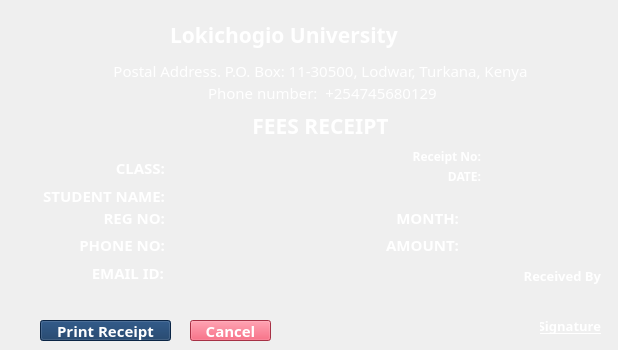
    <widget class="QWidget" name="tab_9">
     <attribute name="title">
      <string>Print Receipt</string>
     </attribute>
     <widget class="QLabel" name="label_83">
      <property name="geometry">
       <rect>
        <x>60</x>
        <y>60</y>
        <width>521</width>
        <height>22</height>
       </rect>
      </property>
      <property name="font">
       <font>
        <family>Poppins</family>
        <pointsize>11</pointsize>
        <weight>50</weight>
        <italic>false</italic>
        <bold>false</bold>
        <kerning>true</kerning>
       </font>
      </property>
      <property name="layoutDirection">
       <enum>Qt::LeftToRight</enum>
      </property>
      <property name="styleSheet">
       <string notr="true">color: rgb(255, 255, 255);</string>
      </property>
      <property name="text">
       <string>Postal Address. P.O. Box: 11-30500, Lodwar, Turkana, Kenya</string>
      </property>
      <property name="scaledContents">
       <bool>true</bool>
      </property>
      <property name="alignment">
       <set>Qt::AlignCenter</set>
      </property>
      <property name="wordWrap">
       <bool>true</bool>
      </property>
     </widget>
     <widget class="QLabel" name="label_84">
      <property name="geometry">
       <rect>
        <x>170</x>
        <y>20</y>
        <width>301</width>
        <height>29</height>
       </rect>
      </property>
      <property name="font">
       <font>
        <family>Poppins</family>
        <pointsize>16</pointsize>
        <weight>75</weight>
        <bold>true</bold>
        <kerning>true</kerning>
       </font>
      </property>
      <property name="layoutDirection">
       <enum>Qt::LeftToRight</enum>
      </property>
      <property name="styleSheet">
       <string notr="true">color: rgb(255, 255, 255);</string>
      </property>
      <property name="text">
       <string>Lokichogio University</string>
      </property>
      <property name="scaledContents">
       <bool>true</bool>
      </property>
      <property name="alignment">
       <set>Qt::AlignLeading|Qt::AlignLeft|Qt::AlignVCenter</set>
      </property>
     </widget>
     <widget class="QLabel" name="label_85">
      <property name="geometry">
       <rect>
        <x>170</x>
        <y>115</y>
        <width>301</width>
        <height>21</height>
       </rect>
      </property>
      <property name="font">
       <font>
        <family>Poppins</family>
        <pointsize>16</pointsize>
        <weight>75</weight>
        <bold>true</bold>
        <kerning>true</kerning>
       </font>
      </property>
      <property name="layoutDirection">
       <enum>Qt::LeftToRight</enum>
      </property>
      <property name="styleSheet">
       <string notr="true">color: rgb(255, 255, 255);</string>
      </property>
      <property name="text">
       <string>FEES RECEIPT</string>
      </property>
      <property name="scaledContents">
       <bool>true</bool>
      </property>
      <property name="alignment">
       <set>Qt::AlignCenter</set>
      </property>
     </widget>
     <widget class="QLabel" name="label_86">
      <property name="geometry">
       <rect>
        <x>360</x>
        <y>148</y>
        <width>121</width>
        <height>17</height>
       </rect>
      </property>
      <property name="font">
       <font>
        <family>Poppins</family>
        <pointsize>9</pointsize>
        <weight>75</weight>
        <italic>false</italic>
        <bold>true</bold>
        <kerning>true</kerning>
       </font>
      </property>
      <property name="layoutDirection">
       <enum>Qt::LeftToRight</enum>
      </property>
      <property name="styleSheet">
       <string notr="true">color: rgb(255, 255, 255);</string>
      </property>
      <property name="text">
       <string>Receipt No:</string>
      </property>
      <property name="scaledContents">
       <bool>true</bool>
      </property>
      <property name="alignment">
       <set>Qt::AlignRight|Qt::AlignTrailing|Qt::AlignVCenter</set>
      </property>
     </widget>
     <widget class="QLabel" name="label_87">
      <property name="geometry">
       <rect>
        <x>370</x>
        <y>168</y>
        <width>111</width>
        <height>17</height>
       </rect>
      </property>
      <property name="font">
       <font>
        <family>Poppins</family>
        <pointsize>9</pointsize>
        <weight>75</weight>
        <italic>false</italic>
        <bold>true</bold>
        <kerning>true</kerning>
       </font>
      </property>
      <property name="layoutDirection">
       <enum>Qt::LeftToRight</enum>
      </property>
      <property name="styleSheet">
       <string notr="true">color: rgb(255, 255, 255);</string>
      </property>
      <property name="text">
       <string>DATE:</string>
      </property>
      <property name="scaledContents">
       <bool>true</bool>
      </property>
      <property name="alignment">
       <set>Qt::AlignRight|Qt::AlignTrailing|Qt::AlignVCenter</set>
      </property>
     </widget>
     <widget class="QLabel" name="l81">
      <property name="geometry">
       <rect>
        <x>490</x>
        <y>148</y>
        <width>111</width>
        <height>17</height>
       </rect>
      </property>
      <property name="font">
       <font>
        <family>Poppins</family>
        <pointsize>9</pointsize>
        <weight>50</weight>
        <italic>false</italic>
        <bold>false</bold>
        <kerning>true</kerning>
       </font>
      </property>
      <property name="layoutDirection">
       <enum>Qt::LeftToRight</enum>
      </property>
      <property name="styleSheet">
       <string notr="true">color: rgb(255, 255, 255);</string>
      </property>
      <property name="text">
       <string>&lt;RECEIPT NUMBER&gt;</string>
      </property>
      <property name="scaledContents">
       <bool>true</bool>
      </property>
      <property name="alignment">
       <set>Qt::AlignLeading|Qt::AlignLeft|Qt::AlignVCenter</set>
      </property>
     </widget>
     <widget class="QLabel" name="l82">
      <property name="geometry">
       <rect>
        <x>490</x>
        <y>168</y>
        <width>111</width>
        <height>17</height>
       </rect>
      </property>
      <property name="font">
       <font>
        <family>Poppins</family>
        <pointsize>9</pointsize>
        <weight>50</weight>
        <italic>false</italic>
        <bold>false</bold>
        <kerning>true</kerning>
       </font>
      </property>
      <property name="layoutDirection">
       <enum>Qt::LeftToRight</enum>
      </property>
      <property name="styleSheet">
       <string notr="true">color: rgb(255, 255, 255);</string>
      </property>
      <property name="text">
       <string>&lt;DATE&gt;</string>
      </property>
      <property name="scaledContents">
       <bool>true</bool>
      </property>
      <property name="alignment">
       <set>Qt::AlignLeading|Qt::AlignLeft|Qt::AlignVCenter</set>
      </property>
     </widget>
     <widget class="QLabel" name="l83">
      <property name="geometry">
       <rect>
        <x>178</x>
        <y>186</y>
        <width>170</width>
        <height>15</height>
       </rect>
      </property>
      <property name="font">
       <font>
        <family>Poppins</family>
        <pointsize>11</pointsize>
        <weight>50</weight>
        <italic>false</italic>
        <bold>false</bold>
        <kerning>true</kerning>
       </font>
      </property>
      <property name="layoutDirection">
       <enum>Qt::LeftToRight</enum>
      </property>
      <property name="styleSheet">
       <string notr="true">color: rgb(255, 255, 255);</string>
      </property>
      <property name="text">
       <string>&lt;STUDENT NAME&gt;</string>
      </property>
      <property name="scaledContents">
       <bool>true</bool>
      </property>
      <property name="alignment">
       <set>Qt::AlignLeading|Qt::AlignLeft|Qt::AlignVCenter</set>
      </property>
     </widget>
     <widget class="QLabel" name="label_91">
      <property name="geometry">
       <rect>
        <x>14</x>
        <y>186</y>
        <width>151</width>
        <height>20</height>
       </rect>
      </property>
      <property name="font">
       <font>
        <family>Poppins</family>
        <pointsize>11</pointsize>
        <weight>75</weight>
        <italic>false</italic>
        <bold>true</bold>
        <kerning>true</kerning>
       </font>
      </property>
      <property name="layoutDirection">
       <enum>Qt::LeftToRight</enum>
      </property>
      <property name="styleSheet">
       <string notr="true">color: rgb(255, 255, 255);</string>
      </property>
      <property name="text">
       <string>STUDENT NAME:</string>
      </property>
      <property name="scaledContents">
       <bool>true</bool>
      </property>
      <property name="alignment">
       <set>Qt::AlignRight|Qt::AlignTrailing|Qt::AlignVCenter</set>
      </property>
     </widget>
     <widget class="QLabel" name="l85">
      <property name="geometry">
       <rect>
        <x>468</x>
        <y>208</y>
        <width>141</width>
        <height>15</height>
       </rect>
      </property>
      <property name="font">
       <font>
        <family>Poppins</family>
        <pointsize>11</pointsize>
        <weight>50</weight>
        <italic>false</italic>
        <bold>false</bold>
        <kerning>true</kerning>
       </font>
      </property>
      <property name="layoutDirection">
       <enum>Qt::LeftToRight</enum>
      </property>
      <property name="styleSheet">
       <string notr="true">color: rgb(255, 255, 255);</string>
      </property>
      <property name="text">
       <string>&lt;MONTH NAME&gt;</string>
      </property>
      <property name="scaledContents">
       <bool>true</bool>
      </property>
      <property name="alignment">
       <set>Qt::AlignLeading|Qt::AlignLeft|Qt::AlignVCenter</set>
      </property>
     </widget>
     <widget class="QLabel" name="label_93">
      <property name="geometry">
       <rect>
        <x>378</x>
        <y>208</y>
        <width>81</width>
        <height>20</height>
       </rect>
      </property>
      <property name="font">
       <font>
        <family>Poppins</family>
        <pointsize>11</pointsize>
        <weight>75</weight>
        <italic>false</italic>
        <bold>true</bold>
        <kerning>true</kerning>
       </font>
      </property>
      <property name="layoutDirection">
       <enum>Qt::LeftToRight</enum>
      </property>
      <property name="styleSheet">
       <string notr="true">color: rgb(255, 255, 255);</string>
      </property>
      <property name="text">
       <string>MONTH:</string>
      </property>
      <property name="scaledContents">
       <bool>true</bool>
      </property>
      <property name="alignment">
       <set>Qt::AlignRight|Qt::AlignTrailing|Qt::AlignVCenter</set>
      </property>
     </widget>
     <widget class="QLabel" name="label_94">
      <property name="geometry">
       <rect>
        <x>368</x>
        <y>235</y>
        <width>91</width>
        <height>20</height>
       </rect>
      </property>
      <property name="font">
       <font>
        <family>Poppins</family>
        <pointsize>11</pointsize>
        <weight>75</weight>
        <italic>false</italic>
        <bold>true</bold>
        <kerning>true</kerning>
       </font>
      </property>
      <property name="layoutDirection">
       <enum>Qt::LeftToRight</enum>
      </property>
      <property name="styleSheet">
       <string notr="true">color: rgb(255, 255, 255);</string>
      </property>
      <property name="text">
       <string>AMOUNT:</string>
      </property>
      <property name="scaledContents">
       <bool>true</bool>
      </property>
      <property name="alignment">
       <set>Qt::AlignRight|Qt::AlignTrailing|Qt::AlignVCenter</set>
      </property>
     </widget>
     <widget class="QLabel" name="l84">
      <property name="geometry">
       <rect>
        <x>468</x>
        <y>235</y>
        <width>131</width>
        <height>16</height>
       </rect>
      </property>
      <property name="font">
       <font>
        <family>Poppins</family>
        <pointsize>11</pointsize>
        <weight>50</weight>
        <italic>false</italic>
        <bold>false</bold>
        <kerning>true</kerning>
       </font>
      </property>
      <property name="layoutDirection">
       <enum>Qt::LeftToRight</enum>
      </property>
      <property name="styleSheet">
       <string notr="true">color: rgb(255, 255, 255);</string>
      </property>
      <property name="text">
       <string>&lt;AMOUNT&gt;</string>
      </property>
      <property name="scaledContents">
       <bool>true</bool>
      </property>
      <property name="alignment">
       <set>Qt::AlignLeading|Qt::AlignLeft|Qt::AlignVCenter</set>
      </property>
     </widget>
     <widget class="QPushButton" name="b81">
      <property name="geometry">
       <rect>
        <x>40</x>
        <y>320</y>
        <width>131</width>
        <height>21</height>
       </rect>
      </property>
      <property name="font">
       <font>
        <family>Poppins</family>
        <pointsize>11</pointsize>
        <weight>75</weight>
        <bold>true</bold>
       </font>
      </property>
      <property name="styleSheet">
       <string notr="true">background-color: rgb(15, 52, 96);
color: rgb(255, 255, 255);</string>
      </property>
      <property name="text">
       <string>Print Receipt</string>
      </property>
     </widget>
     <widget class="QLabel" name="label_96">
      <property name="geometry">
       <rect>
        <x>460</x>
        <y>260</y>
        <width>141</width>
        <height>31</height>
       </rect>
      </property>
      <property name="font">
       <font>
        <family>Poppins</family>
        <pointsize>10</pointsize>
        <weight>75</weight>
        <italic>false</italic>
        <bold>true</bold>
        <kerning>true</kerning>
       </font>
      </property>
      <property name="layoutDirection">
       <enum>Qt::LeftToRight</enum>
      </property>
      <property name="styleSheet">
       <string notr="true">color: rgb(255, 255, 255);</string>
      </property>
      <property name="text">
       <string>Received By</string>
      </property>
      <property name="scaledContents">
       <bool>true</bool>
      </property>
      <property name="alignment">
       <set>Qt::AlignRight|Qt::AlignTrailing|Qt::AlignVCenter</set>
      </property>
      <property name="wordWrap">
       <bool>true</bool>
      </property>
     </widget>
     <widget class="QPushButton" name="b82">
      <property name="geometry">
       <rect>
        <x>190</x>
        <y>320</y>
        <width>81</width>
        <height>21</height>
       </rect>
      </property>
      <property name="font">
       <font>
        <family>Poppins</family>
        <pointsize>11</pointsize>
        <weight>75</weight>
        <bold>true</bold>
       </font>
      </property>
      <property name="styleSheet">
       <string notr="true">background-color: rgb(233, 69, 96);
color: rgb(255, 255, 255);</string>
      </property>
      <property name="text">
       <string>Cancel</string>
      </property>
     </widget>
     <widget class="QLabel" name="l86">
      <property name="geometry">
       <rect>
        <x>176</x>
        <y>210</y>
        <width>170</width>
        <height>15</height>
       </rect>
      </property>
      <property name="font">
       <font>
        <family>Poppins</family>
        <pointsize>11</pointsize>
        <weight>50</weight>
        <italic>false</italic>
        <bold>false</bold>
        <kerning>true</kerning>
       </font>
      </property>
      <property name="layoutDirection">
       <enum>Qt::LeftToRight</enum>
      </property>
      <property name="styleSheet">
       <string notr="true">color: rgb(255, 255, 255);</string>
      </property>
      <property name="text">
       <string>&lt;REG NO&gt;</string>
      </property>
      <property name="scaledContents">
       <bool>true</bool>
      </property>
      <property name="alignment">
       <set>Qt::AlignLeading|Qt::AlignLeft|Qt::AlignVCenter</set>
      </property>
     </widget>
     <widget class="QLabel" name="label_172">
      <property name="geometry">
       <rect>
        <x>33</x>
        <y>210</y>
        <width>132</width>
        <height>15</height>
       </rect>
      </property>
      <property name="font">
       <font>
        <family>Poppins</family>
        <pointsize>11</pointsize>
        <weight>75</weight>
        <italic>false</italic>
        <bold>true</bold>
        <kerning>true</kerning>
       </font>
      </property>
      <property name="layoutDirection">
       <enum>Qt::LeftToRight</enum>
      </property>
      <property name="styleSheet">
       <string notr="true">color: rgb(255, 255, 255);</string>
      </property>
      <property name="text">
       <string>REG NO:</string>
      </property>
      <property name="scaledContents">
       <bool>true</bool>
      </property>
      <property name="alignment">
       <set>Qt::AlignRight|Qt::AlignTrailing|Qt::AlignVCenter</set>
      </property>
     </widget>
     <widget class="QLabel" name="l87">
      <property name="geometry">
       <rect>
        <x>173</x>
        <y>237</y>
        <width>170</width>
        <height>15</height>
       </rect>
      </property>
      <property name="font">
       <font>
        <family>Poppins</family>
        <pointsize>11</pointsize>
        <weight>50</weight>
        <italic>false</italic>
        <bold>false</bold>
        <kerning>true</kerning>
       </font>
      </property>
      <property name="layoutDirection">
       <enum>Qt::LeftToRight</enum>
      </property>
      <property name="styleSheet">
       <string notr="true">color: rgb(255, 255, 255);</string>
      </property>
      <property name="text">
       <string>&lt;PHONE NO&gt;</string>
      </property>
      <property name="scaledContents">
       <bool>true</bool>
      </property>
      <property name="alignment">
       <set>Qt::AlignLeading|Qt::AlignLeft|Qt::AlignVCenter</set>
      </property>
     </widget>
     <widget class="QLabel" name="label_173">
      <property name="geometry">
       <rect>
        <x>30</x>
        <y>237</y>
        <width>135</width>
        <height>15</height>
       </rect>
      </property>
      <property name="font">
       <font>
        <family>Poppins</family>
        <pointsize>11</pointsize>
        <weight>75</weight>
        <italic>false</italic>
        <bold>true</bold>
        <kerning>true</kerning>
       </font>
      </property>
      <property name="layoutDirection">
       <enum>Qt::LeftToRight</enum>
      </property>
      <property name="styleSheet">
       <string notr="true">color: rgb(255, 255, 255);</string>
      </property>
      <property name="text">
       <string>PHONE NO:</string>
      </property>
      <property name="scaledContents">
       <bool>true</bool>
      </property>
      <property name="alignment">
       <set>Qt::AlignRight|Qt::AlignTrailing|Qt::AlignVCenter</set>
      </property>
     </widget>
     <widget class="QLabel" name="label_174">
      <property name="geometry">
       <rect>
        <x>27</x>
        <y>265</y>
        <width>137</width>
        <height>15</height>
       </rect>
      </property>
      <property name="font">
       <font>
        <family>Poppins</family>
        <pointsize>11</pointsize>
        <weight>75</weight>
        <italic>false</italic>
        <bold>true</bold>
        <kerning>true</kerning>
       </font>
      </property>
      <property name="layoutDirection">
       <enum>Qt::LeftToRight</enum>
      </property>
      <property name="styleSheet">
       <string notr="true">color: rgb(255, 255, 255);</string>
      </property>
      <property name="text">
       <string>EMAIL ID:</string>
      </property>
      <property name="scaledContents">
       <bool>true</bool>
      </property>
      <property name="alignment">
       <set>Qt::AlignRight|Qt::AlignTrailing|Qt::AlignVCenter</set>
      </property>
     </widget>
     <widget class="QLabel" name="l88">
      <property name="geometry">
       <rect>
        <x>170</x>
        <y>263</y>
        <width>170</width>
        <height>18</height>
       </rect>
      </property>
      <property name="font">
       <font>
        <family>Poppins</family>
        <pointsize>11</pointsize>
        <weight>50</weight>
        <italic>false</italic>
        <bold>false</bold>
        <kerning>true</kerning>
       </font>
      </property>
      <property name="layoutDirection">
       <enum>Qt::LeftToRight</enum>
      </property>
      <property name="styleSheet">
       <string notr="true">color: rgb(255, 255, 255);</string>
      </property>
      <property name="text">
       <string>&lt;EMAIL ID&gt;</string>
      </property>
      <property name="scaledContents">
       <bool>true</bool>
      </property>
      <property name="alignment">
       <set>Qt::AlignLeading|Qt::AlignLeft|Qt::AlignVCenter</set>
      </property>
     </widget>
     <widget class="QLabel" name="l89">
      <property name="geometry">
       <rect>
        <x>173</x>
        <y>160</y>
        <width>170</width>
        <height>15</height>
       </rect>
      </property>
      <property name="font">
       <font>
        <family>Poppins</family>
        <pointsize>11</pointsize>
        <weight>50</weight>
        <italic>false</italic>
        <bold>false</bold>
        <kerning>true</kerning>
       </font>
      </property>
      <property name="layoutDirection">
       <enum>Qt::LeftToRight</enum>
      </property>
      <property name="styleSheet">
       <string notr="true">color: rgb(255, 255, 255);</string>
      </property>
      <property name="text">
       <string>&lt;STANDARD&gt;</string>
      </property>
      <property name="scaledContents">
       <bool>true</bool>
      </property>
      <property name="alignment">
       <set>Qt::AlignLeading|Qt::AlignLeft|Qt::AlignVCenter</set>
      </property>
     </widget>
     <widget class="QLabel" name="label_175">
      <property name="geometry">
       <rect>
        <x>30</x>
        <y>160</y>
        <width>135</width>
        <height>15</height>
       </rect>
      </property>
      <property name="font">
       <font>
        <family>Poppins</family>
        <pointsize>11</pointsize>
        <weight>75</weight>
        <italic>false</italic>
        <bold>true</bold>
        <kerning>true</kerning>
       </font>
      </property>
      <property name="layoutDirection">
       <enum>Qt::LeftToRight</enum>
      </property>
      <property name="styleSheet">
       <string notr="true">color: rgb(255, 255, 255);</string>
      </property>
      <property name="text">
       <string>CLASS:</string>
      </property>
      <property name="scaledContents">
       <bool>true</bool>
      </property>
      <property name="alignment">
       <set>Qt::AlignRight|Qt::AlignTrailing|Qt::AlignVCenter</set>
      </property>
     </widget>
     <widget class="QLabel" name="label_97">
      <property name="geometry">
       <rect>
        <x>540</x>
        <y>310</y>
        <width>61</width>
        <height>31</height>
       </rect>
      </property>
      <property name="font">
       <font>
        <family>Poppins</family>
        <pointsize>10</pointsize>
        <weight>75</weight>
        <italic>false</italic>
        <bold>true</bold>
        <underline>true</underline>
        <kerning>true</kerning>
       </font>
      </property>
      <property name="layoutDirection">
       <enum>Qt::LeftToRight</enum>
      </property>
      <property name="styleSheet">
       <string notr="true">color: rgb(255, 255, 255);</string>
      </property>
      <property name="text">
       <string>Signature</string>
      </property>
      <property name="scaledContents">
       <bool>true</bool>
      </property>
      <property name="alignment">
       <set>Qt::AlignRight|Qt::AlignTrailing|Qt::AlignVCenter</set>
      </property>
      <property name="wordWrap">
       <bool>true</bool>
      </property>
     </widget>
     <widget class="QLabel" name="label_88">
      <property name="geometry">
       <rect>
        <x>60</x>
        <y>85</y>
        <width>521</width>
        <height>16</height>
       </rect>
      </property>
      <property name="font">
       <font>
        <family>Poppins</family>
        <pointsize>11</pointsize>
        <weight>50</weight>
        <italic>false</italic>
        <bold>false</bold>
        <kerning>true</kerning>
       </font>
      </property>
      <property name="layoutDirection">
       <enum>Qt::LeftToRight</enum>
      </property>
      <property name="styleSheet">
       <string notr="true">color: rgb(255, 255, 255);</string>
      </property>
      <property name="text">
       <string> Phone number:  +254745680129</string>
      </property>
      <property name="scaledContents">
       <bool>true</bool>
      </property>
      <property name="alignment">
       <set>Qt::AlignCenter</set>
      </property>
      <property name="wordWrap">
       <bool>true</bool>
      </property>
     </widget>
    </widget>
